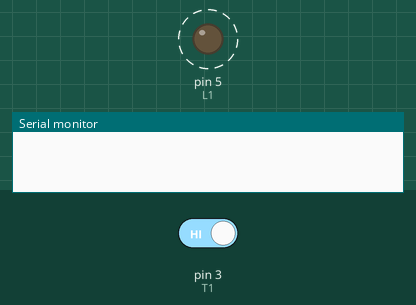
Bench run of a program on a simulated Arduino Nano, built with avr-gcc and run on an emulated ATmega328P. On the bench: output pins drawn as LEDs (lit = HIGH), the last lines printed to the serial monitor. Dashed ring = blinking. The inputs (shaded band) are chosen by the test bench; at power-on: pin 3 (T1) HIGH.

Above: at 0.75 s.
1.3 s: pin 3 (T1) driven LOW
At 1.67 s:
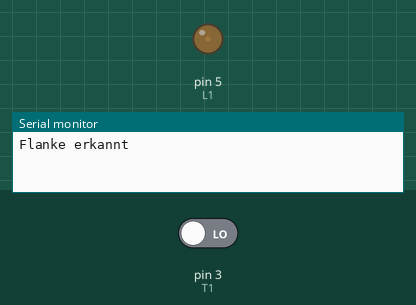
At 3.53 s:
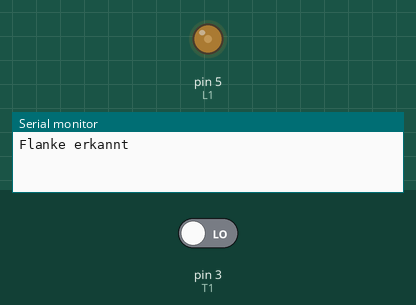
Timing chart, 0 to 16.3 s (numbered marks = the images above; inputs shaded):
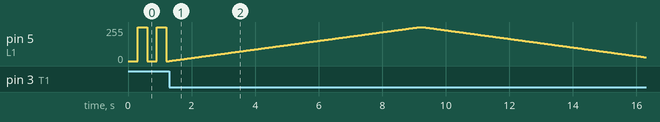

Measured:
- by itself, pin 5 (L1): rises from 0/255 to 255/255 in 7.9 s, then falls to 28/255 in 7.1 s

The program:

main.cpp
```cpp
#include <Arduino.h>

#define Blinkintervall 300
#define FadeIntervall 30

//*** Ein- und Ausgänge
#define T1 3 // aktive LOW
#define L1 5 // PWM-fähig

//*** Zustände
#define BLINKEN 0
#define FADEN 1

int Zustand;
int fadeValue = 0, fadeDirection = 1;
unsigned long lastTimeT1 = 0, lastTimeBlink = 0, lastFadeTime = 0;
bool lastStateT1 = false, LedState = false;

bool steigendeFlankeT1()
{
  bool stFlanke;
  bool aktStateT1 = digitalRead(T1);
  if (aktStateT1 == LOW && lastStateT1 == HIGH) // weil active low
  {
    stFlanke = true;
    Serial.println("Flanke erkannt");
  }
  else
    stFlanke = false;
  lastStateT1 = aktStateT1;
  return stFlanke;
}
void Blinken()
{
  if (millis() - lastTimeBlink > Blinkintervall)
  {
    LedState = !LedState;
    lastTimeBlink = millis();
    digitalWrite(L1, LedState);
  }
}
void Faden()
{
  if (millis() - lastFadeTime > FadeIntervall)
  {
    fadeValue += fadeDirection;
    if (fadeValue > 255 || fadeValue < 0)
      fadeDirection = -fadeDirection;
    else
      analogWrite(L1, fadeValue);
    lastFadeTime = millis();
  }
}
void setup()
{
  pinMode(L1, OUTPUT);
  pinMode(T1, INPUT);
  Serial.begin(115200);
  Zustand = BLINKEN;
}

void loop()
{
  bool stFlankeErkannt = steigendeFlankeT1();
  //*** Bedingungen
  if (stFlankeErkannt)
  {
    if (Zustand == BLINKEN)
      Zustand = FADEN;
    else if (Zustand == FADEN)
      Zustand = BLINKEN;
  }
  //** AKTIONEN
  switch (Zustand)
  {
  case BLINKEN:
    Blinken();
    break;
  case FADEN:
    Faden();
    break;

  default:
    break;
  }
}
```
